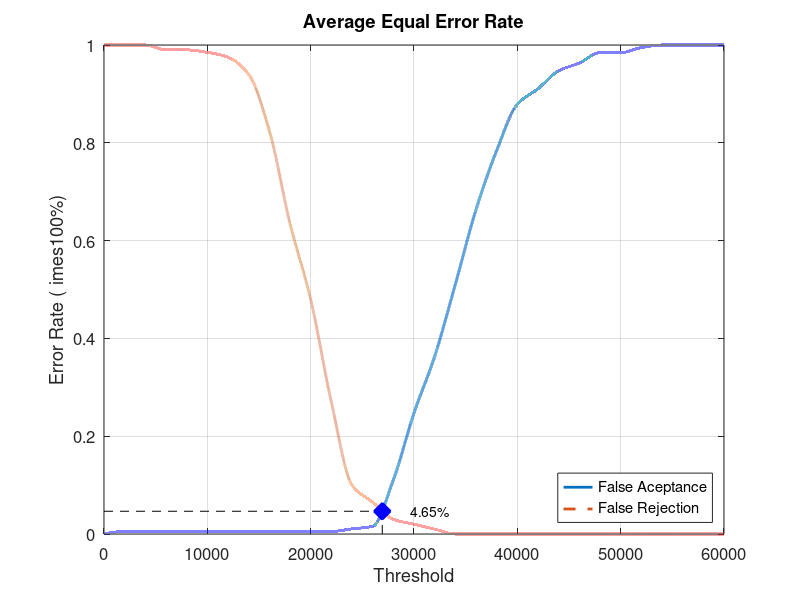
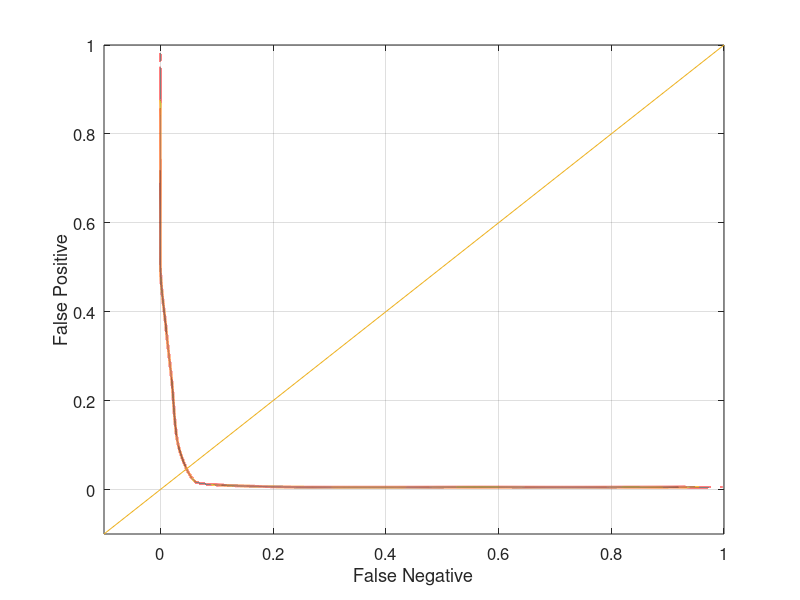

Reproduce these figures in MATLAB, in order.
close all;
clear;
clc;
x = 0:2000:60000;
xq = 0:0.5:60000;

y0 = [0 0.00526316 0.00526316 0.00526316 0.00526316 0.00526316 0.00526316 0.00526316 0.00526316 0.00526316 0.00526316 0.00526316 0.0105263 0.0157895 0.110526 0.247368 0.363158 0.510526 0.663158 0.784211 0.878947 0.910526 0.947368 0.963158 0.984211 0.984211 0.994737 1 1 1 1]
yy0 = interp1(x, y0, xq, 'pchip');
y1 = [1 1 1 0.99 0.99 0.985 0.975 0.94 0.825 0.635 0.48 0.27 0.1 0.065 0.03 0.02 0.01 0 0 0 0 0 0 0 0 0 0 0 0 0 0]
yy1 = interp1(x, y1, xq, 'pchip');

% Calculating EER: 
y2 = abs(y0 - y1);
find(y2 == min(y2))
yy2 = abs(yy0 - yy1);
xEER = find(yy2 == min(yy2));
xEERIndex = xq(xEER) % X-axis EER
yEER = yy0(xEER) % Y-axis EER

main = figure
plot(xq, yy0,'-','LineWidth', 2);	hold on
plot(xq, yy1,'--','LineWidth', 2);	hold on
plot([xEERIndex xEERIndex], [0 yEER], 'k--');	hold on
plot([0 xEERIndex], [yEER yEER], 'k--');	hold on
plot(xEERIndex, yEER, 'bx', 'LineWidth', 10);	hold on
text(xEERIndex + 10 * xEERIndex / 100, yEER, [num2str(round((10000 * yEER)) / 100) '%'])
legend('False Aceptance', 'False Rejection', 'Location', 'SouthEast')
xlabel('Threshold')
ylabel('Error Rate (	imes100%)')
title('Average Equal Error Rate')
set(gca, 'FontSize', 12)
axis([0 60000 0 1])
grid on

print(main, 'Database5_1Main', '-dpng');
FNRxFPR = figure('Color', [1 1 1]);
plot(yy1, yy0, '-', yy1, yy0, 'LineWidth', 2);
hold on
y = -0.1:0.1:1
plot(y, y); 
set(gca, 'FontSize', 12)
xlabel('False Negative')
ylabel('False Positive')
axis([-0.1 1 -0.1 1])
set(gca, 'FontSize', 12)
grid on

print(FNRxFPR, 'Database5_1FNRxFPR','-dpng');
